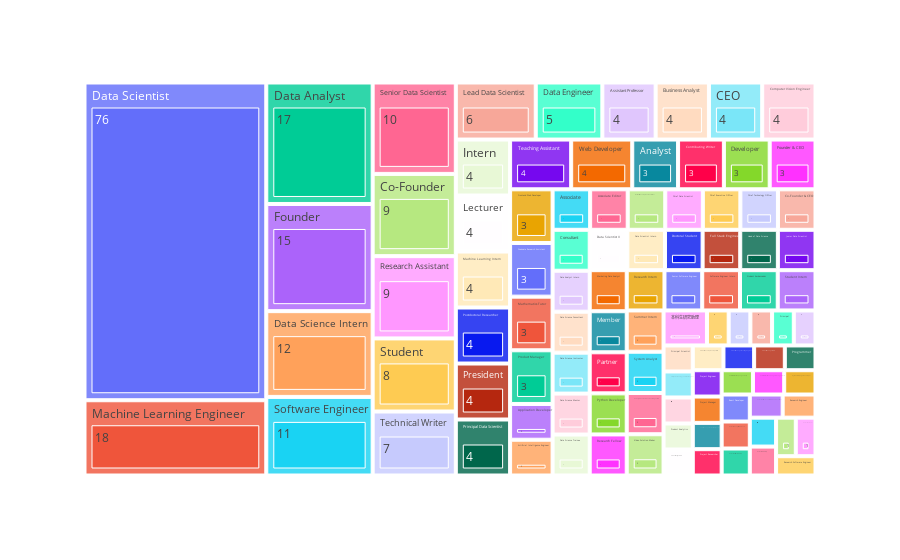

Write notebook code for a chart like this one.
### Code cell
# Create a treemap for the top positions
fig5 = px.treemap(df_by_position[:100], path=["Position", "Company"],
                 values="First Name",
                 labels={"First Name": "Count"})
fig5.show()

### Figure 1 — Plotly figure (JSON) as saved in the notebook; plotly's stock layout.template omitted (floating-point values rounded to 4 significant figures; data arrays with more than 128 entries replaced by an {"elided": "..."} marker saying what was removed)
{"data": [{"branchvalues": "total", "domain": {"x": [0, 1], "y": [0, 1]}, "hovertemplate": "labels=%{label}<br>Count=%{value}<br>parent=%{parent}<br>id=%{id}<extra></extra>", "ids": {"elided": "200 str values"}, "labels": {"elided": "200 str values"}, "name": "", "parents": {"elided": "200 str values"}, "type": "treemap", "values": {"elided": "200 int values"}}], "layout": {"legend": {"tracegroupgap": 0}, "margin": {"t": 60}}}
